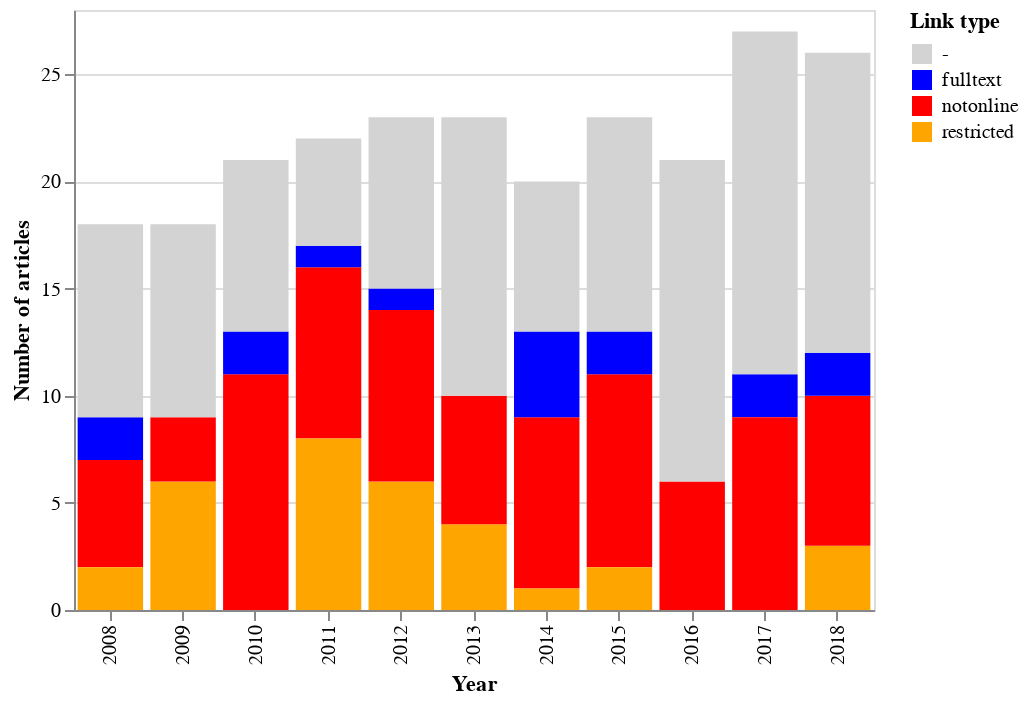

The notebook cell saved with this chart:
### Markdown cell above
## Articles in repositories

Now we have a dataset of articles that are in university repositories, as reported by Trove. Let's analyse them as we did above.

First we'll look at the number of articles per year that have records in repositories.

### Code cell
alt.Chart(df_all.drop_duplicates(subset='DOI').fillna('-')).mark_bar().encode(
    x=alt.X('year:O', title='Year'),
    y=alt.Y('count():Q', title='Number of articles', axis=alt.Axis(tickMinStep=1)),
    color=alt.Color('link_type:N', scale=alt.Scale(range=['lightgrey', 'blue', 'red', 'orange']), legend=alt.Legend(title='Link type')),
    tooltip=[alt.Tooltip('count()', title='Number of articles'), alt.Tooltip('link_type', title='Link type')]
).properties(width=400)

### Figure 1 — Vega-Lite specification as saved in the notebook (floating-point values rounded to 4 significant figures; data arrays with more than 128 entries replaced by an {"elided": "..."} marker saying what was removed)
{"config": {"view": {"continuousWidth": 400, "continuousHeight": 300}}, "data": {"name": "data-0c0c82c3fe92614b31c13f82bca70f9d"}, "mark": "bar", "encoding": {"color": {"type": "nominal", "field": "link_type", "legend": {"title": "Link type"}, "scale": {"range": ["lightgrey", "blue", "red", "orange"]}}, "tooltip": [{"type": "quantitative", "aggregate": "count", "title": "Number of articles"}, {"type": "nominal", "field": "link_type", "title": "Link type"}], "x": {"type": "ordinal", "field": "year", "title": "Year"}, "y": {"type": "quantitative", "aggregate": "count", "axis": {"tickMinStep": 1}, "title": "Number of articles"}}, "width": 400, "$schema": "https://vega.github.io/schema/vega-lite/v4.8.1.json", "datasets": {"data-0c0c82c3fe92614b31c13f82bca70f9d": {"elided": "242 records"}}}
